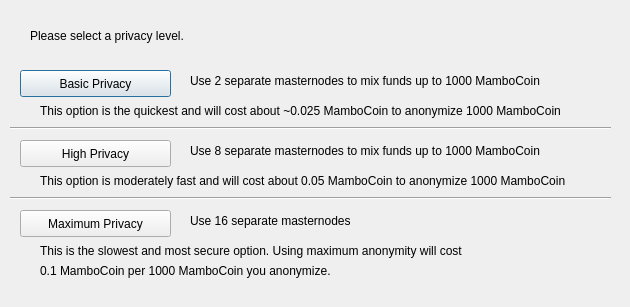
<?xml version="1.0" encoding="UTF-8"?>
<ui version="4.0">
 <class>DarksendConfig</class>
 <widget class="QDialog" name="DarksendConfig">
  <property name="geometry">
   <rect>
    <x>0</x>
    <y>0</y>
    <width>630</width>
    <height>307</height>
   </rect>
  </property>
  <property name="windowTitle">
   <string>Configure Darksend</string>
  </property>
  <widget class="QPushButton" name="buttonBasic">
   <property name="geometry">
    <rect>
     <x>20</x>
     <y>70</y>
     <width>151</width>
     <height>27</height>
    </rect>
   </property>
   <property name="text">
    <string>Basic Privacy</string>
   </property>
  </widget>
  <widget class="QPushButton" name="buttonHigh">
   <property name="geometry">
    <rect>
     <x>20</x>
     <y>140</y>
     <width>151</width>
     <height>27</height>
    </rect>
   </property>
   <property name="text">
    <string>High Privacy</string>
   </property>
  </widget>
  <widget class="QPushButton" name="buttonMax">
   <property name="geometry">
    <rect>
     <x>20</x>
     <y>210</y>
     <width>151</width>
     <height>27</height>
    </rect>
   </property>
   <property name="text">
    <string>Maximum Privacy</string>
   </property>
  </widget>
  <widget class="QLabel" name="label">
   <property name="geometry">
    <rect>
     <x>30</x>
     <y>20</y>
     <width>571</width>
     <height>31</height>
    </rect>
   </property>
   <property name="text">
    <string>Please select a privacy level.</string>
   </property>
  </widget>
  <widget class="QLabel" name="label_2">
   <property name="geometry">
    <rect>
     <x>190</x>
     <y>70</y>
     <width>421</width>
     <height>21</height>
    </rect>
   </property>
   <property name="text">
    <string>Use 2 separate masternodes to mix funds up to 1000 MamboCoin</string>
   </property>
  </widget>
  <widget class="QLabel" name="label_3">
   <property name="geometry">
    <rect>
     <x>190</x>
     <y>140</y>
     <width>411</width>
     <height>21</height>
    </rect>
   </property>
   <property name="text">
    <string>Use 8 separate masternodes to mix funds up to 1000 MamboCoin</string>
   </property>
  </widget>
  <widget class="QLabel" name="label_4">
   <property name="geometry">
    <rect>
     <x>190</x>
     <y>210</y>
     <width>421</width>
     <height>21</height>
    </rect>
   </property>
   <property name="text">
    <string>Use 16 separate masternodes</string>
   </property>
  </widget>
  <widget class="QLabel" name="label_6">
   <property name="geometry">
    <rect>
     <x>40</x>
     <y>100</y>
     <width>561</width>
     <height>21</height>
    </rect>
   </property>
   <property name="text">
    <string>This option is the quickest and will cost about ~0.025 MamboCoin to anonymize 1000 MamboCoin</string>
   </property>
  </widget>
  <widget class="QLabel" name="label_7">
   <property name="geometry">
    <rect>
     <x>40</x>
     <y>170</y>
     <width>561</width>
     <height>21</height>
    </rect>
   </property>
   <property name="text">
    <string>This option is moderately fast and will cost about 0.05 MamboCoin to anonymize 1000 MamboCoin</string>
   </property>
  </widget>
  <widget class="QLabel" name="label_8">
   <property name="geometry">
    <rect>
     <x>40</x>
     <y>240</y>
     <width>561</width>
     <height>21</height>
    </rect>
   </property>
   <property name="text">
    <string>This is the slowest and most secure option. Using maximum anonymity will cost</string>
   </property>
  </widget>
  <widget class="QLabel" name="label_9">
   <property name="geometry">
    <rect>
     <x>40</x>
     <y>260</y>
     <width>561</width>
     <height>21</height>
    </rect>
   </property>
   <property name="text">
    <string>0.1 MamboCoin per 1000 MamboCoin you anonymize.</string>
   </property>
  </widget>
  <widget class="Line" name="line">
   <property name="geometry">
    <rect>
     <x>10</x>
     <y>120</y>
     <width>601</width>
     <height>16</height>
    </rect>
   </property>
   <property name="orientation">
    <enum>Qt::Horizontal</enum>
   </property>
  </widget>
  <widget class="Line" name="line_2">
   <property name="geometry">
    <rect>
     <x>10</x>
     <y>190</y>
     <width>601</width>
     <height>16</height>
    </rect>
   </property>
   <property name="orientation">
    <enum>Qt::Horizontal</enum>
   </property>
  </widget>
 </widget>
 <resources/>
 <connections/>
</ui>
